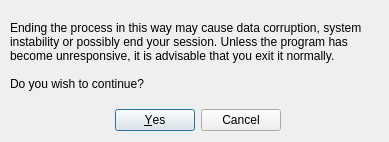
<?xml version="1.0" encoding="UTF-8"?>
<ui version="4.0">
 <class>ConfirmKill</class>
 <widget class="QDialog" name="ConfirmKill">
  <property name="geometry">
   <rect>
    <x>0</x>
    <y>0</y>
    <width>389</width>
    <height>142</height>
   </rect>
  </property>
  <property name="windowTitle">
   <string>Warning!</string>
  </property>
  <property name="windowIcon">
   <iconset resource="images.qrc">
    <normaloff>:/img/icon.png</normaloff>:/img/icon.png</iconset>
  </property>
  <widget class="QDialogButtonBox" name="buttonBox">
   <property name="geometry">
    <rect>
     <x>60</x>
     <y>100</y>
     <width>221</width>
     <height>41</height>
    </rect>
   </property>
   <property name="orientation">
    <enum>Qt::Horizontal</enum>
   </property>
   <property name="standardButtons">
    <set>QDialogButtonBox::Cancel|QDialogButtonBox::Yes</set>
   </property>
  </widget>
  <widget class="QLabel" name="label">
   <property name="geometry">
    <rect>
     <x>10</x>
     <y>10</y>
     <width>371</width>
     <height>91</height>
    </rect>
   </property>
   <property name="text">
    <string>Ending the process in this way may cause data corruption, system instability or possibly end your session. Unless the program has become unresponsive, it is advisable that you exit it normally.

Do you wish to continue?</string>
   </property>
   <property name="wordWrap">
    <bool>true</bool>
   </property>
  </widget>
 </widget>
 <resources>
  <include location="images.qrc"/>
 </resources>
 <connections>
  <connection>
   <sender>buttonBox</sender>
   <signal>accepted()</signal>
   <receiver>ConfirmKill</receiver>
   <slot>accept()</slot>
   <hints>
    <hint type="sourcelabel">
     <x>248</x>
     <y>254</y>
    </hint>
    <hint type="destinationlabel">
     <x>157</x>
     <y>274</y>
    </hint>
   </hints>
  </connection>
  <connection>
   <sender>buttonBox</sender>
   <signal>rejected()</signal>
   <receiver>ConfirmKill</receiver>
   <slot>reject()</slot>
   <hints>
    <hint type="sourcelabel">
     <x>316</x>
     <y>260</y>
    </hint>
    <hint type="destinationlabel">
     <x>286</x>
     <y>274</y>
    </hint>
   </hints>
  </connection>
 </connections>
</ui>
